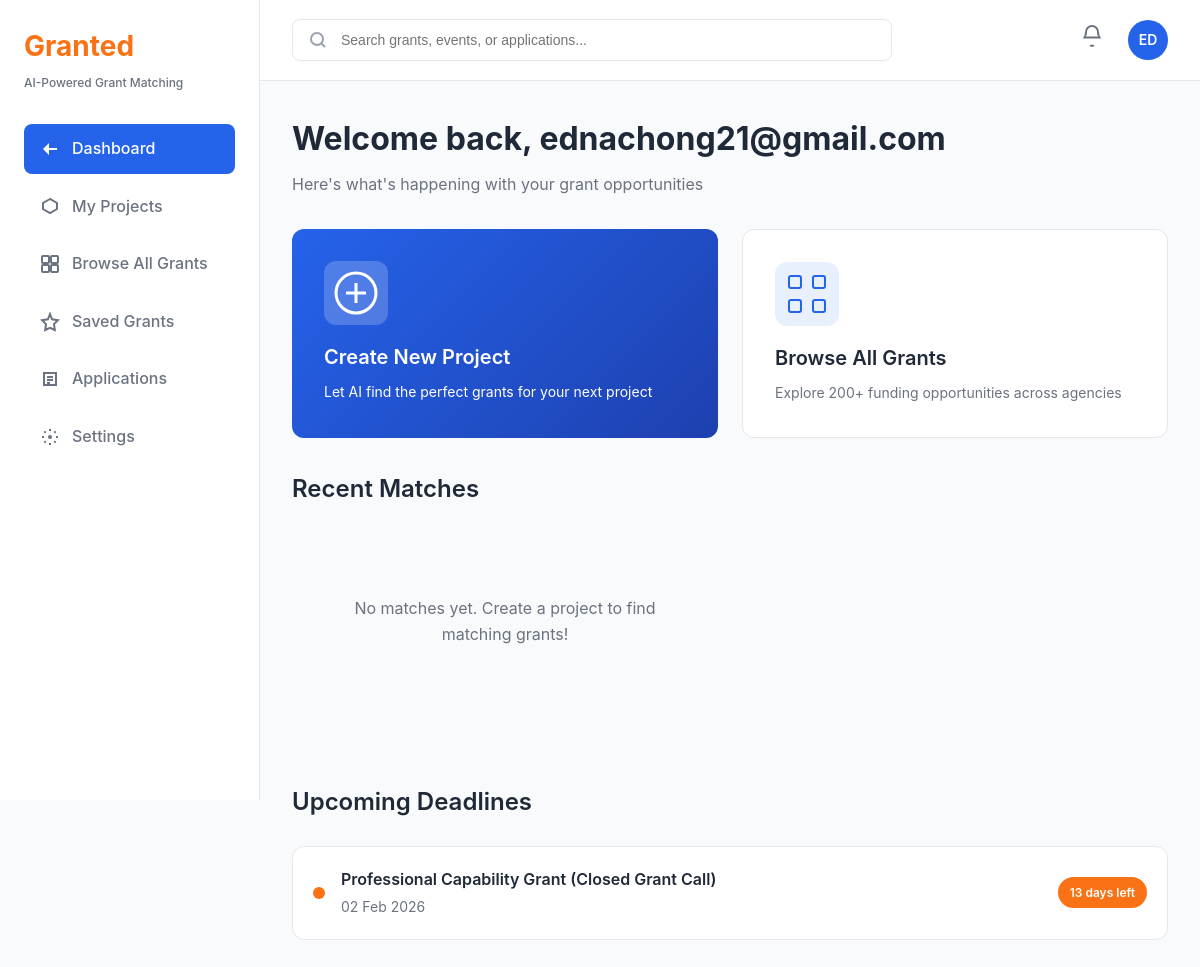
The app's page / (signed in), older data.
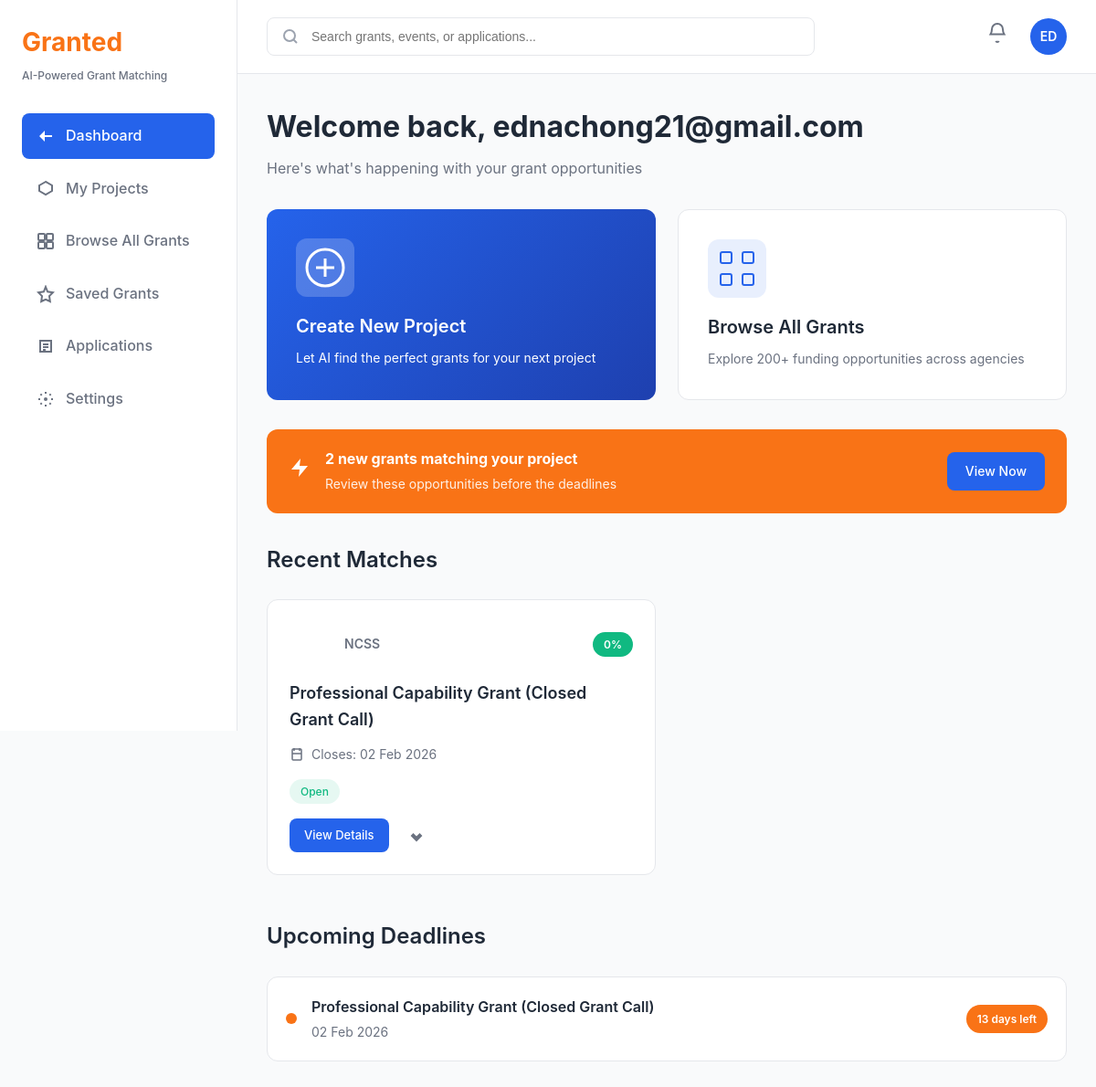
The same page, newer data.
### grants/models.py (models this page shows, shortened)
class Grant(models.Model):
    STATUS_CHOICES = [
        ('open', 'Open'),
        ('closed', 'Closed'),
        ('upcoming', 'Upcoming'),
    ]
    title = models.CharField(max_length=300)
    agency = models.ForeignKey(Agency, on_delete=models.CASCADE, related_name='grants')
    description = models.TextField()
    funding_min = models.DecimalField(max_digits=12, decimal_places=2, null=True, blank=True)
    funding_max = models.DecimalField(max_digits=12, decimal_places=2, null=True, blank=True)
    closing_date = models.DateField(null=True, blank=True)
    opening_date = models.DateField(null=True, blank=True)
    duration_years = models.CharField(max_length=50, blank=True)  # e.g., "2-3 years", "1-2 years"
    status = models.CharField(max_length=20, choices=STATUS_CHOICES, default='open')
    eligibility_criteria = models.TextField(blank=True)
    application_url = models.URLField(blank=True)
    icon_name = models.CharField(max_length=50, blank=True)  # For UI icons
    match_score = models.IntegerField(
        default=0,
        validators=[MinValueValidator(0), MaxValueValidator(100)],
        help_text="AI-calculated match score (0-100)"
    )
    created_at = models.DateTimeField(auto_now_add=True)
    updated_at = models.DateTimeField(auto_now=True)
    source_url = models.URLField(blank=True, help_text="URL from OurSG Grants Portal")
    external_id = models.CharField(max_length=100, blank=True, help_text="External ID from source")
    class Meta:
        ordering = ['-match_score', '-closing_date']
        indexes = [
            models.Index(fields=['status', 'closing_date']),
            models.Index(fields=['match_score']),
        ]
    @property
    def days_until_deadline(self):
        if self.closing_date:
            delta = self.closing_date - timezone.now().date()
            return delta.days
        return None

class Project(models.Model):
    user = models.ForeignKey(User, on_delete=models.CASCADE, related_name='projects')
    title = models.CharField(max_length=300)
    description = models.TextField()
    focus_area = models.CharField(max_length=200, blank=True)  # e.g., "dementia care", "active aging"
    budget_required_min = models.DecimalField(max_digits=12, decimal_places=2, null=True, blank=True)
    budget_required_max = models.DecimalField(max_digits=12, decimal_places=2, null=True, blank=True)
    duration_years = models.CharField(max_length=50, blank=True)
    kpis = models.TextField(blank=True, help_text="Key Performance Indicators")
    service_outcomes = models.TextField(blank=True)
    beneficiary_types = models.JSONField(default=list, help_text="List of beneficiary types (multi-select)")
    target_beneficiaries_count = models.IntegerField(null=True, blank=True, help_text="Target number of beneficiaries")
    project_start_date = models.DateField(null=True, blank=True, help_text="Project start date")
    project_end_date = models.DateField(null=True, blank=True, help_text="Project end date")
    interested_in = models.JSONField(default=list, help_text="List of interest areas (multi-select)")
    need_support_for = models.JSONField(default=list, help_text="List of support types needed (multi-select)")
    want_support_from = models.JSONField(default=list, help_text="List of agencies to get support from (multi-select)")
    created_at = models.DateTimeField(auto_now_add=True)
    updated_at = models.DateTimeField(auto_now=True)
    class Meta:
        ordering = ['-created_at']

class GrantMatch(models.Model):
    project = models.ForeignKey(Project, on_delete=models.CASCADE, related_name='matches')
    grant = models.ForeignKey(Grant, on_delete=models.CASCADE, related_name='matches')
    match_score = models.IntegerField(
        validators=[MinValueValidator(0), MaxValueValidator(100)],
        help_text="Match percentage (0-100)"
    )
    match_reasons = models.JSONField(default=list, help_text="List of reasons why this is a good match")
    is_saved = models.BooleanField(default=False)
    created_at = models.DateTimeField(auto_now_add=True)
    class Meta:
        unique_together = ['project', 'grant']
        ordering = ['-match_score']

class Agency(models.Model):
    name = models.CharField(max_length=200)
    acronym = models.CharField(max_length=20, unique=True)
    description = models.TextField(blank=True)
    website = models.URLField(blank=True)
    logo_url = models.URLField(blank=True)

### grants/views.py (the view)
# urls.py: path('', views.dashboard, name='dashboard'),
@login_required
def dashboard(request):
    user = request.user
    profile, _ = UserProfile.objects.get_or_create(
        user=user,
        defaults={'avatar_initials': user.username[:2].upper() if len(user.username) >= 2 else user.username[0].upper()}
    )
    projects = Project.objects.filter(user=user)
    recent_matches = GrantMatch.objects.filter(project__user=user).select_related('grant', 'grant__agency')[:3]
    upcoming_deadlines = Grant.objects.filter(
        status='open',
        closing_date__gte=timezone.now().date(),
        closing_date__lte=timezone.now().date() + timedelta(days=120)
    ).order_by('closing_date')[:3]
    unread_notifications = Notification.objects.filter(user=user, is_read=False).count()
    new_matching_grants = []
    if projects.exists():
        for project in projects[:1]:  # Check first project
            matching_grants = Grant.objects.filter(
                status='open',
                match_score__gte=80
            ).exclude(
                matches__project=project
            )[:2]
            new_matching_grants.extend(matching_grants)
    context = {
        'user': user,
        'profile': profile,
        'projects': projects,
        'recent_matches': recent_matches,
        'upcoming_deadlines': upcoming_deadlines,
        'unread_notifications': unread_notifications,
        'new_matching_grants': new_matching_grants[:2],
    }
    return render(request, 'grants/dashboard.html', context)

### grants/templates/grants/dashboard.html (shortened to what the changed rows need)
{% extends 'grants/base.html' %}
{% load static %}
{% block content %}
<div class="dashboard">
    <div class="welcome-section">
        <h1 class="welcome-title">Welcome back, {{ profile.organization_name|default:user.username }}</h1>
    </div>
    {% if new_matching_grants %}
    <div class="alert-banner">
        <div class="alert-icon">
            <svg width="24" height="24" viewBox="0 0 24 24" fill="currentColor">
                <path d="M13 2L3 14H12L11 22L21 10H12L13 2Z"/>
            </svg>
        </div>
        <div class="alert-content">
            <strong>{{ new_matching_grants|length }} new grant{{ new_matching_grants|length|pluralize }} matching your {{ projects.first.focus_area|default:"project" }}</strong>
            <p>Review these opportunities before the deadlines</p>
        </div>
        <a href="{% url 'grants:grants_list' %}" class="btn btn-primary">View Now</a>
    </div>
    {% endif %}
    <div class="section">
        <h2 class="section-title">Recent Matches</h2>
        <div class="grant-cards">
            {% for match in recent_matches %}
            <div class="grant-card">
                <div class="grant-card-header">
                    <div class="grant-icon">
                        {% if match.grant.icon_name %}
                            <span class="icon-{{ match.grant.icon_name }}">{{ match.grant.agency.acronym|slice:":1" }}</span>
                        {% else %}
                            <span class="grant-icon-default">{{ match.grant.agency.acronym|slice:":1" }}</span>
                        {% endif %}
                    </div>
                    <div class="grant-agency">{{ match.grant.agency.acronym }}</div>
                    <div class="match-badge match-badge-high">{{ match.match_score }}%</div>
                </div>
                <h3 class="grant-title">{{ match.grant.title }}</h3>
                <div class="grant-deadline">
                    <svg width="16" height="16" viewBox="0 0 16 16" fill="none">
                        <rect x="3" y="2" width="10" height="12" rx="1" stroke="currentColor" stroke-width="1.5" fill="none"/>
                        <path d="M5 1V4M11 1V4M3 7H13" stroke="currentColor" stroke-width="1.5"/>
                    </svg>
                    Closes: {{ match.grant.closing_date|date:"d M Y"|default:"TBA" }}
                </div>
                <div class="grant-tags">
                    <span class="tag tag-green">{{ match.grant.get_status_display }}</span>
                </div>
                <div class="grant-card-actions">
                    <a href="{% url 'grants:grant_detail' match.grant.id %}" class="btn btn-primary btn-sm">View Details</a>
                    <button class="btn-icon" onclick="toggleSave({{ match.grant.id }})">
                        <svg width="20" height="20" viewBox="0 0 20 20" fill="{% if match.is_saved %}currentColor{% else %}none{% endif %}" stroke="currentColor" stroke-width="2">
                            <path d="M10 15L5 10L6.5 8.5L10 12L13.5 8.5L15 10L10 15Z"/>
                        </svg>
                    </button>
                </div>
            </div>
            {% empty %}
            <div class="empty-state">
                <p>No matches yet. Create a project to find matching grants!</p>
            </div>
            {% endfor %}
        </div>
    </div>
    <div class="section">
        <h2 class="section-title">Upcoming Deadlines</h2>
        <div class="deadlines-list">
            {% for grant in upcoming_deadlines %}
            <div class="deadline-item">
                <div class="deadline-dot {% if grant.days_until_deadline <= 60 %}deadline-urgent{% elif grant.days_until_deadline <= 90 %}deadline-warning{% else %}deadline-ok{% endif %}"></div>
                <div class="deadline-content">
                    <div class="deadline-title">{{ grant.title }}</div>
                    <div class="deadline-date">{{ grant.closing_date|date:"d M Y" }}</div>
                </div>
                <div class="deadline-badge {% if grant.days_until_deadline <= 60 %}badge-orange{% elif grant.days_until_deadline <= 90 %}badge-yellow{% else %}badge-green{% endif %}">
                    {{ grant.days_until_deadline }} day{{ grant.days_until_deadline|pluralize }} left
                </div>
            </div>
            {% empty %}
            <div class="empty-state">
                <p>No upcoming deadlines at the moment.</p>
            </div>
            {% endfor %}
        </div>
    </div>
</div>
{% endblock %}

Row changes from the older to the newer data that the page shows:
added Project: first.focus_area "project"
added GrantMatch: grant.agency.acronym "NCSS", match_score "0", grant "Professional Capability Grant (Closed Grant Call)", grant.closing_date "02 Feb 2026", grant.status "Open", is_saved True (drawn)
Text that changed along with them:
{{ new_matching_grants|length }}: (not shown) → "2"
text no longer shown: "No matches yet. Create a project to find matching grants!"
text now shown: "new grant matching your Review these opportunities before the deadlines View Now"
